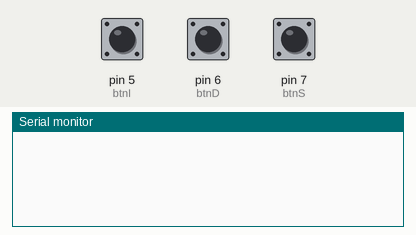
Simulated run of this sketch. Board: Arduino Uno, built with avr-gcc and run on an emulated ATmega328P. On the bench: the last lines printed to the serial monitor. The inputs (shaded band) are chosen by the test bench; at power-on: pin 5 (btnI) LOW, pin 6 (btnD) LOW, pin 7 (btnS) LOW.

Above: at 1.2 s.
1.3 s: pin 5 (btnI) pulled HIGH for 0.15 s
At 2.2 s:
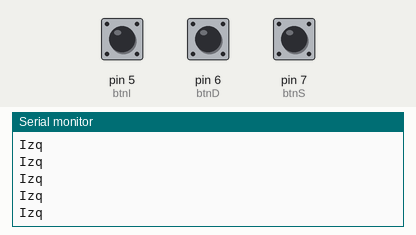
2.9 s: pin 6 (btnD) pulled HIGH for 0.15 s
At 3.4 s:
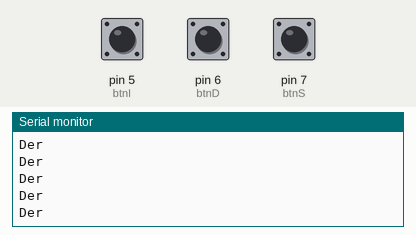
4.5 s: pin 7 (btnS) pulled HIGH for 0.15 s
At 5.6 s:
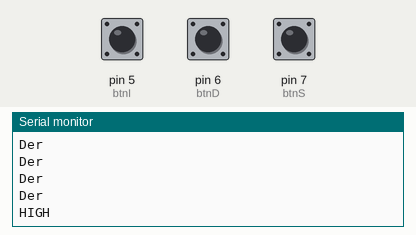

The sketch:

arduino.ino
```cpp
int btnS = 7;
int btnD = 6;
int btnI = 5;


void setup() {
  pinMode(btnS,INPUT);
  pinMode(btnD,INPUT);
  pinMode(btnI,INPUT);
  Serial.begin(9600);
}

void loop() {
  if(digitalRead(btnS)==HIGH){
    Serial.println("HIGH");
    delay(500);
  }if(digitalRead(btnD)==HIGH){
    Serial.println("Der");
    delay(15);
  }if(digitalRead(btnI)==HIGH){
    Serial.println("Izq");
    delay(15);
  }

}
```

Measured:
- after the input at 1.3 s, the serial monitor: prints a new line at once (image 1)
- after the input at 2.9 s, the serial monitor: prints a new line at once (image 2)
- after the input at 4.5 s, the serial monitor: prints a new line at once (image 3)
